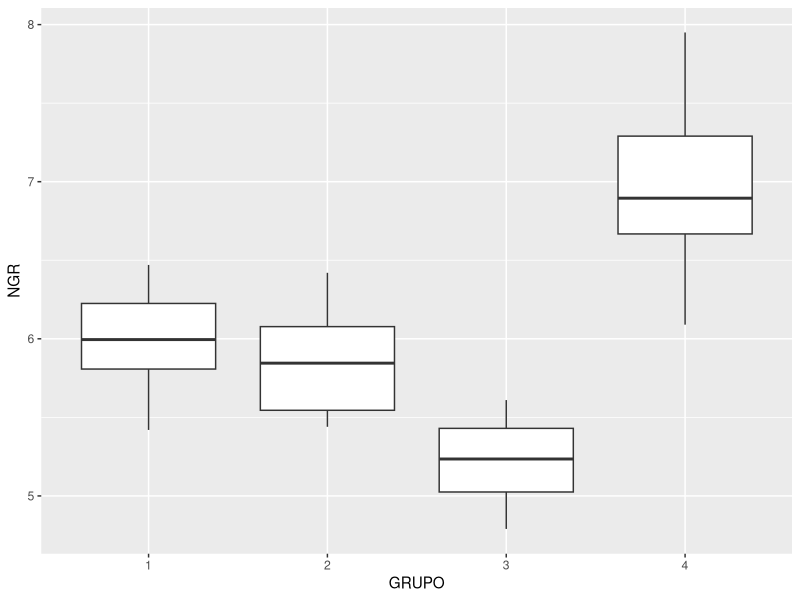
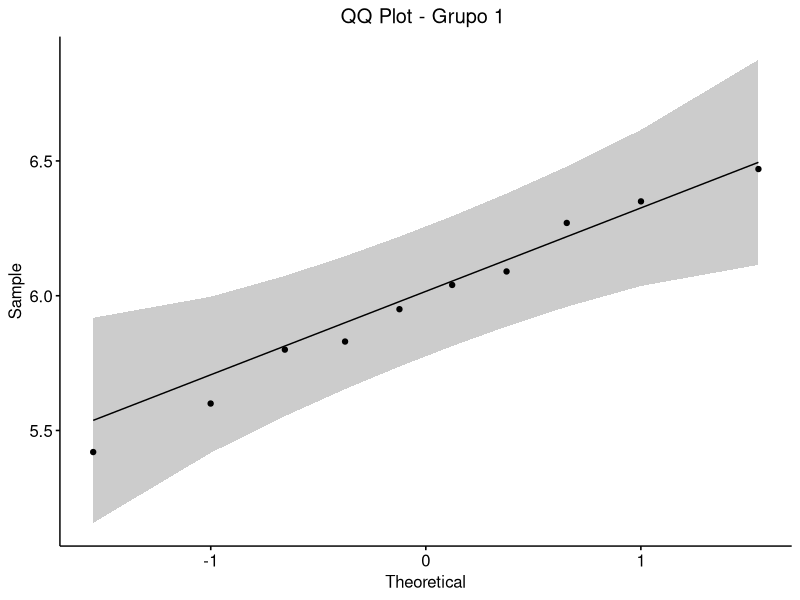
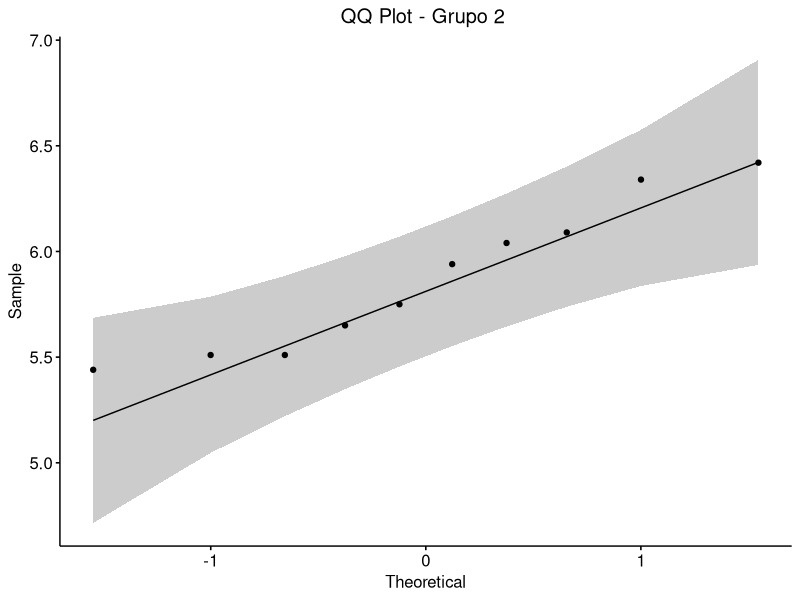
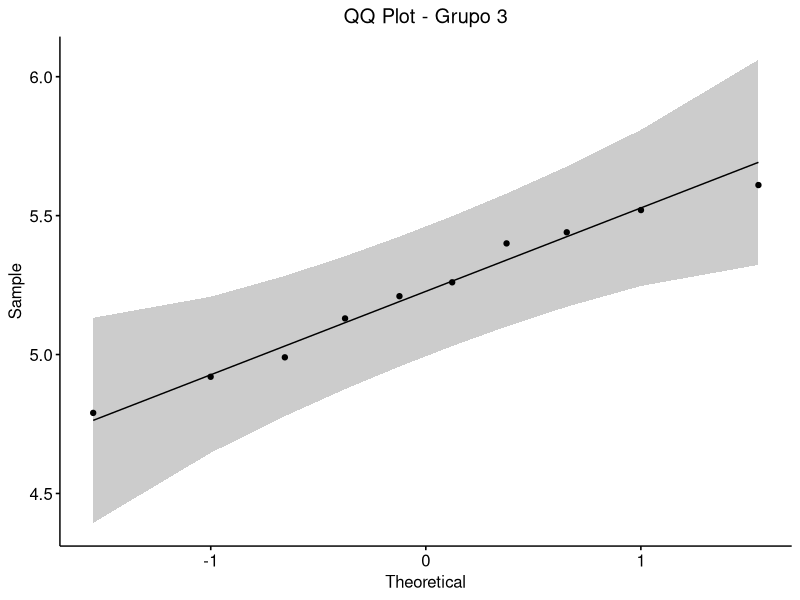
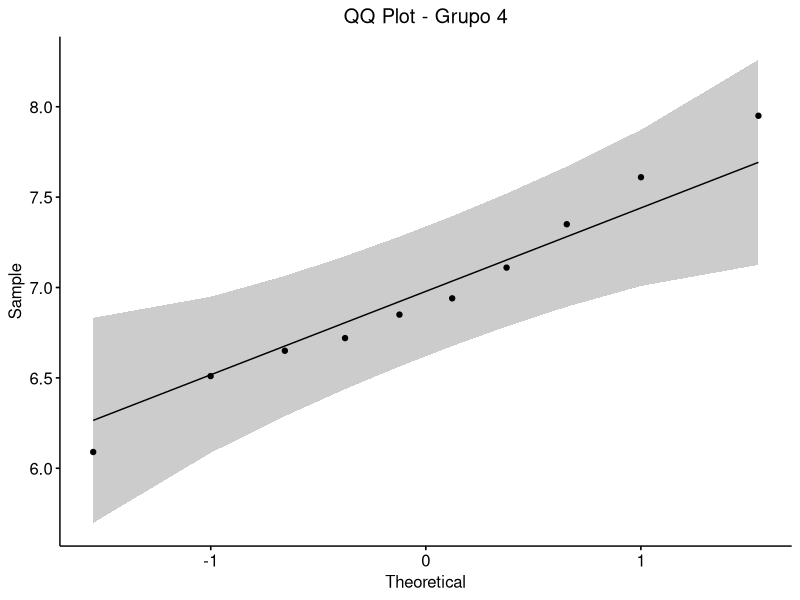
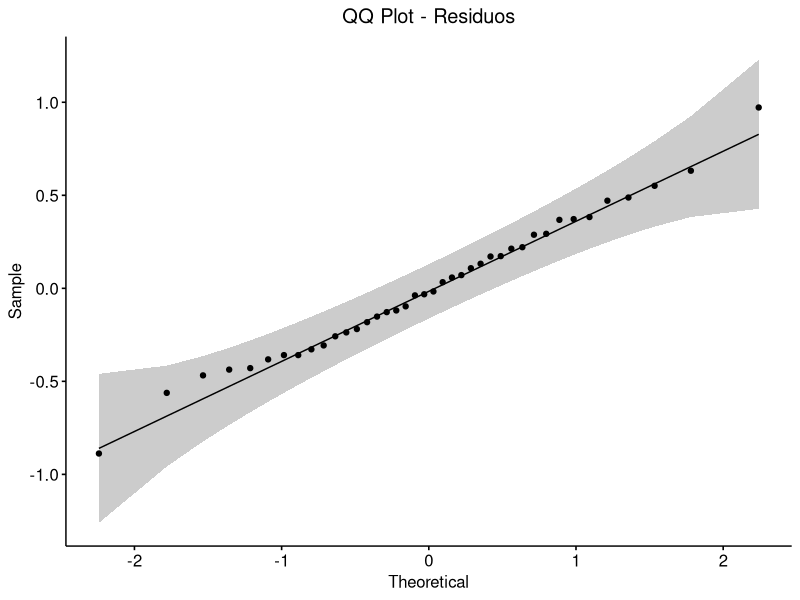
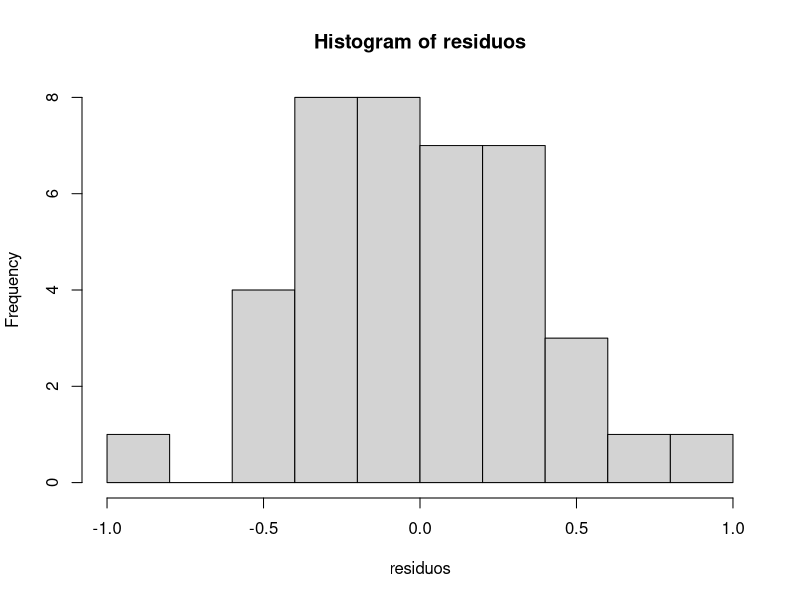
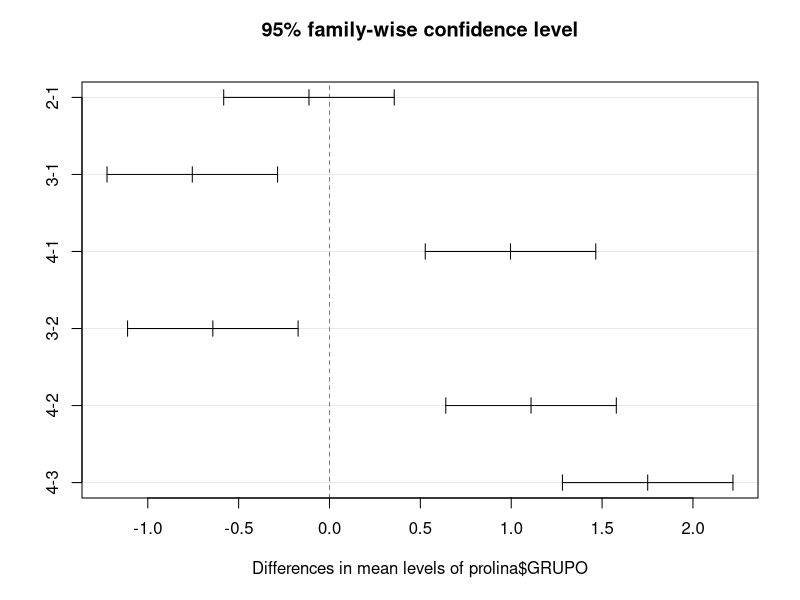

Here is the R script that generated these plots, in order:
## ---- chunk 1
knitr::opts_chunk$set(echo = TRUE)
## ---- chunk 2
path = 'C:/Users/meuge/Documents/R/TP6'
## ---- chunk 3
setwd(path)
## ---- chunk 4
prolina <- read.csv2('prolina.csv')
summary(prolina)
## ---- chunk 5
prolina$GRUPO <- as.factor(prolina$GRUPO)
prolina$NGR <- as.numeric(prolina$NGR)
summary(prolina)
## ---- chunk 6
library(ggplot2)
## ---- chunk 7
plt <- ggplot(prolina, aes(x=GRUPO ,y=NGR)) +
geom_boxplot()
plt
## ---- chunk 8
library(knitr)
library(kableExtra) 
## ---- chunk 9
variables = list( prolina$NGR[prolina$GRUPO == 1], prolina$NGR[prolina$GRUPO == 2], 
                  prolina$NGR[prolina$GRUPO == 3],
                  prolina$NGR[prolina$GRUPO == 4] )

medidas = double(length = 12)

i = 1
for (var in variables){
  k = i+2
  medidas[i:k] = c(round(mean(var), digits=4), round(median(var),digits=4), 
                   round(sd(var), digits=4))
  i = i +3
}
filas = c("Media", "Mediana", "Desvío Estándar")

tabla <- data.frame(GRUPO_1 = medidas[1:3],
                    GRUPO_2 = medidas[4:6],
                    GRUPO_3 = medidas[7:9],
                    GRUPO_4 = medidas[10:12], row.names = filas)
kable(tabla, booktabs = T) %>%
  kable_styling(latex_options = "striped")

## ---- chunk 10
library(nortest)
library(ggpubr)
## ---- chunk 11
grupo1 <- prolina$NGR[prolina$GRUPO == 1]

print(shapiro.test(grupo1))

ggqqplot(grupo1) +
  ggtitle("QQ Plot - Grupo 1 ") +
  theme(plot.title = element_text(hjust = 0.5))

## ---- chunk 12
grupo2 <- prolina$NGR[prolina$GRUPO == 2]

print(shapiro.test(grupo2))

ggqqplot(grupo2) +
  ggtitle("QQ Plot - Grupo 2 ") +
  theme(plot.title = element_text(hjust = 0.5))

## ---- chunk 13
grupo3 <- prolina$NGR[prolina$GRUPO == 3]

print(shapiro.test(grupo3))

ggqqplot(grupo3) +
  ggtitle("QQ Plot - Grupo 3") +
  theme(plot.title = element_text(hjust = 0.5))

## ---- chunk 14
grupo4 <- prolina$NGR[prolina$GRUPO == 4]

print(shapiro.test(grupo4))

ggqqplot(grupo4) +
  ggtitle("QQ Plot - Grupo 4") +
  theme(plot.title = element_text(hjust = 0.5))

## ---- chunk 15
library(car)
## ---- chunk 16
leveneTest(y = prolina$NGR, group = prolina$GRUPO)
## ---- chunk 17
reg<-lm(prolina$NGR~prolina$GRUPO) # modelo lineal general
residuos<-residuals(reg) # Estima los residuos
print(shapiro.test(residuos))

ggqqplot(residuos) +
  ggtitle("QQ Plot - Residuos") +
  theme(plot.title = element_text(hjust = 0.5))
hist(residuos)
## ---- chunk 18
anova<-aov(prolina$NGR~prolina$GRUPO)
summary(anova)
## ---- chunk 19
Tukey <- TukeyHSD(anova, conf.level =  0.95)

print(Tukey)
plot(Tukey)
## ---- chunk 20
library(multcompView)
## ---- chunk 21
generate_label_df <- function(TUKEY, variable){
Tukey.levels <- TUKEY[[variable]][,4]
Tukey.labels <- data.frame(multcompLetters(Tukey.levels)['Letters'])
Tukey.labels$treatment=rownames(Tukey.labels)
Tukey.labels=Tukey.labels[order(Tukey.labels$treatment) , ]
return(Tukey.labels)
}
LABELS <- generate_label_df(Tukey , "prolina$GRUPO")
my_colors <- c(
rgb(143,199,74,maxColorValue = 255),
rgb(242,104,34,maxColorValue = 255),
rgb(111,145,202,maxColorValue = 255)
)

LABELS$Numbers = c(1,1,2,3)
a <- boxplot(prolina$NGR ~ prolina$GRUPO , ylim=c(min(prolina$NGR) , 1.1*max(prolina$NGR)),
col=my_colors[(LABELS[,3])] , ylab="NGR", xlab="Grupo")
over <- 0.1*max( a$stats[nrow(a$stats),] )
text( c(1:nlevels(prolina$GRUPO)) , a$stats[nrow(a$stats),]+over , LABELS[,1],
      col=my_colors[(LABELS[,3])] )

## ---- chunk 22
radiacion <- read.csv2('radiacion.csv')
summary(radiacion)
## ---- chunk 23
library(dplyr)
## ---- chunk 24
names <- colnames(radiacion)
radiacion <- radiacion %>% 
  rename(
    Raton = names[1],
    Area = names[4]
    )
summary(radiacion)
## ---- chunk 25
dietas <- unique(radiacion$Dieta)
## ---- chunk 26
radiacion$Dieta[radiacion$Dieta == dietas[1]] <- 0
radiacion$Dieta[radiacion$Dieta == dietas[2]] <- 1
radiacion$Dieta <- as.factor(radiacion$Dieta)
str(radiacion$Dieta)
## ---- chunk 27
radiacion$Radiacion <- as.factor(radiacion$Radiacion)
str(radiacion$Radiacion)
## ---- chunk 28
grupos = interaction(radiacion$Dieta, radiacion$Radiacion)
plt <- ggplot(radiacion, aes(x=grupos ,y=Area)) +
geom_boxplot()
plt
## ---- chunk 29
df <- data.frame(Grupo = c("G1","G2","G3","G4","G5","G6"),
Media = aggregate(x =radiacion$Area, by =list(radiacion$Radiacion,radiacion$Dieta),
FUN=mean),
Desvio = aggregate(x= radiacion$Area, by =list(radiacion$Radiacion,radiacion$Dieta),
FUN=sd)[,3],
Mediana = aggregate(x = radiacion$Area, by =list(radiacion$Radiacion,radiacion$Dieta),
FUN=median)[,3],
row.names = NULL)
df <- df %>% 
  rename(
    Dieta = Media.Group.2,
    Dosis = Media.Group.1,
    Media = Media.x
    )
kable(df, booktabs = T) %>%
  kable_styling(latex_options = "striped")

## ---- chunk 30
reg<-lm(radiacion$Area~radiacion$Radiacion*radiacion$Dieta) # modelo lineal general
residuos<-residuals(reg) # Estima los residuos
print(shapiro.test(residuos))
print(lillie.test(residuos))

ggqqplot(residuos) +
  ggtitle("QQ Plot - Residuos") +
  theme(plot.title = element_text(hjust = 0.5))
hist(residuos)
## ---- chunk 31
radiacion$Arealog <- log(radiacion$Area)
## ---- chunk 32
reg<-lm(radiacion$Arealog~radiacion$Radiacion*radiacion$Dieta) # modelo lineal general
residuos<-residuals(reg) # Estima los residuos
print(shapiro.test(residuos))

ggqqplot(residuos) +
  ggtitle("QQ Plot - Residuos") +
  theme(plot.title = element_text(hjust = 0.5))
hist(residuos)
## ---- chunk 33
grupo1 <- radiacion$Arealog[radiacion$Dieta == 0 & radiacion$Radiacion == '0 Gy' ]

print(shapiro.test(grupo1))

ggqqplot(grupo1) +
  ggtitle("QQ Plot - Grupo 1 Dieta 0 - 0 Gy") +
  theme(plot.title = element_text(hjust = 0.5))

## ---- chunk 34
grupo2 <- radiacion$Arealog[radiacion$Dieta == 0 & radiacion$Radiacion == '4 Gy' ]

print(shapiro.test(grupo2))

ggqqplot(grupo2) +
  ggtitle("QQ Plot - Grupo 2 Dieta 0 - 4 Gy") +
  theme(plot.title = element_text(hjust = 0.5))

## ---- chunk 35
grupo3 <- radiacion$Arealog[radiacion$Dieta == 0 & radiacion$Radiacion == '8 Gy' ]

print(shapiro.test(grupo3))

ggqqplot(grupo3) +
  ggtitle("QQ Plot - Grupo 3 Dieta 0 - 8 Gy") +
  theme(plot.title = element_text(hjust = 0.5))

## ---- chunk 36
grupo4 <- radiacion$Arealog[radiacion$Dieta == 1 & radiacion$Radiacion == '0 Gy' ]

print(shapiro.test(grupo4))

ggqqplot(grupo4) +
  ggtitle("QQ Plot - Grupo 4 Dieta 1 - 0 Gy") +
  theme(plot.title = element_text(hjust = 0.5))

## ---- chunk 37
grupo5 <- radiacion$Arealog[radiacion$Dieta == 1 & radiacion$Radiacion == '4 Gy' ]

print(shapiro.test(grupo5))

ggqqplot(grupo5) +
  ggtitle("QQ Plot - Grupo 5 Dieta 1 - 4 Gy") +
  theme(plot.title = element_text(hjust = 0.5))

## ---- chunk 38
grupo6 <- radiacion$Arealog[radiacion$Dieta == 1 & radiacion$Radiacion == '8 Gy' ]

print(shapiro.test(grupo6))

ggqqplot(grupo6) +
  ggtitle("QQ Plot - Grupo 6 Dieta 1 - 8 Gy") +
  theme(plot.title = element_text(hjust = 0.5))

## ---- chunk 39
leveneTest(y = radiacion$Arealog~radiacion$Dieta*radiacion$Radiacion)
## ---- chunk 40
anova<-aov(radiacion$Area~radiacion$Radiacion*radiacion$Dieta)
summary(anova)
## ---- chunk 41
ggplot(data = radiacion, aes(x = Radiacion, y = Area, colour = Dieta,
group = Dieta)) +
stat_summary(fun = mean, geom = "point") +
stat_summary(fun = mean, geom = "line") +
labs(y = 'mean (area)') +
theme_bw()

## ---- chunk 42
Tukey=TukeyHSD(x=anova, conf.level=0.95)
print(Tukey)
## ---- chunk 43
filas = c('DietaEst_0Gy','DietaEst_4Gy','DietaEst_8Gy','DietaGra_0Gy','DietaGra_4Gy',
          'DietaGra_8Gy')
tabla <- data.frame(DietaEst_0Gy = c('-', 'no sig.','no sig','no sig','SIG', 'SIG'),
                    DietaEst_4Gy = c('no sig', '-','no sig','no sig','SIG', 'SIG'),
                    DietaEst_8Gy = c('no sig', 'no sig','-','no sig','SIG', 'SIG'),
                    DietaGra_0Gy = c('no sig', 'no sig','no sig','-','no sig', 'SIG'), 
                    DietaGra_4Gy = c('SIG', 'SIG','SIG','no sig','-', 'no sig'),
                    DietaGra_8Gy = c('SIG', 'SIG','SIG','SIG','no sig', '-'), 
                    row.names = filas)
kable(tabla, booktabs = T) %>%
  kable_styling(latex_options = "striped")
## ---- chunk 44
LABELS <- generate_label_df(Tukey , "radiacion$Radiacion:radiacion$Dieta")

my_colors <- c(
rgb(143,199,74,maxColorValue = 255),
rgb(242,104,34,maxColorValue = 255),
rgb(111,145,202,maxColorValue = 255),
rgb(0,145,202,maxColorValue = 255),
rgb(111,15,22,maxColorValue = 255),
rgb(11,165,202,maxColorValue = 255)
)

LABELS$Numbers = c(1,2,1,3,1,4)

a <- boxplot(radiacion$Area ~ radiacion$Dieta:radiacion$Radiacion , 
             ylim=c(min(radiacion$Area), 1.1*max(radiacion$Area)),
cex.axis=0.5, las=2,
col=my_colors[(LABELS[,3])]
, ylab="Área Aórtica Lesionada", xlab="Grupo")
over <- 0.1*max( a$stats[nrow(a$stats),] )
text( c(1:nlevels(radiacion$Radiacion:radiacion$Dieta)) , a$stats[nrow(a$stats),]+over , 
      LABELS[,1],
col=my_colors[(LABELS[,3])] )
